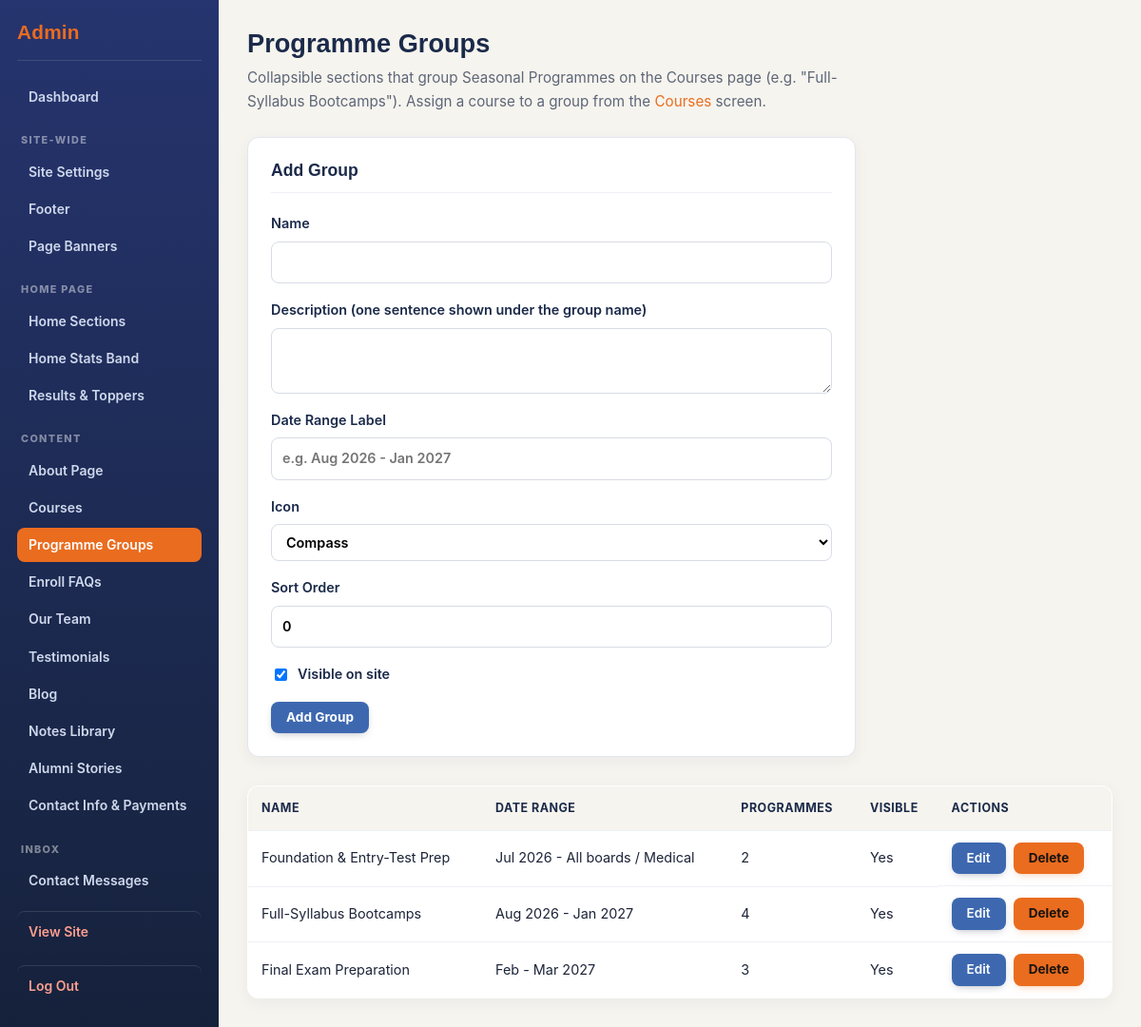
The app's page /admin/programme-groups.php (signed in) with its own data.
### tables this page shows
CREATE TABLE programme_groups (
    id INT AUTO_INCREMENT PRIMARY KEY,
    name VARCHAR(100) NOT NULL,
    description TEXT,
    date_range VARCHAR(100),
    icon_key VARCHAR(40) NOT NULL DEFAULT 'compass',
    sort_order INT NOT NULL DEFAULT 0,
    is_active TINYINT(1) NOT NULL DEFAULT 1
);

### includes/functions.php (called while the page is built, shortened)
<?php
function e(?string $value): string
{
    return htmlspecialchars($value ?? '', ENT_QUOTES, 'UTF-8');
}

### admin/programme-groups.php (the view, shortened to what this page needs)
<?php
require_once __DIR__ . '/partials/header.php';
$db = getDb();
$editing = null;
$iconOptions = ['compass' => 'Compass', 'book-open' => 'Open Book', 'bookmark' => 'Bookmark', 'folder' => 'Folder'];
$groups = $db->query('
    SELECT g.*, (SELECT COUNT(*) FROM courses c WHERE c.programme_group_id = g.id) AS course_count
    FROM programme_groups g
    ORDER BY g.sort_order, g.name
')->fetchAll();
?>
<h1>Programme Groups</h1>
<p>Collapsible sections that group Seasonal Programmes on the Courses page (e.g. "Full-Syllabus Bootcamps"). Assign a course to a group from the <a href="courses.php">Courses</a> screen.</p>
<form method="post" class="admin-form">
  <h2><?= $editing ? 'Edit Group' : 'Add Group' ?></h2>
  <label>Name
    <input type="text" name="name" value="<?= e($editing['name'] ?? '') ?>" required>
  </label>
  <label>Description (one sentence shown under the group name)
    <textarea name="description" rows="2"><?= e($editing['description'] ?? '') ?></textarea>
  </label>
  <label>Date Range Label
    <input type="text" name="date_range" value="<?= e($editing['date_range'] ?? '') ?>" placeholder="e.g. Aug 2026 - Jan 2027">
  </label>
  <label>Icon
    <select name="icon_key">
      <?php foreach ($iconOptions as $val => $label): ?>
        <option value="<?= e($val) ?>" <?= ($editing['icon_key'] ?? 'compass') === $val ? 'selected' : '' ?>><?= e($label) ?></option>
      <?php endforeach; ?>
    </select>
  </label>
  <label>Sort Order
    <input type="number" name="sort_order" value="<?= (int)($editing['sort_order'] ?? 0) ?>">
  </label>
  <label class="checkbox-label">
    <input type="checkbox" name="is_active" <?= (!isset($editing) || $editing['is_active']) ? 'checked' : '' ?>>
    Visible on site
  </label>
  <button type="submit"><?= $editing ? 'Update Group' : 'Add Group' ?></button>
</form>
<table class="admin-table">
  <thead>
    <tr><th>Name</th><th>Date Range</th><th>Programmes</th><th>Visible</th><th>Actions</th></tr>
  </thead>
  <tbody>
    <?php foreach ($groups as $group): ?>
      <tr>
        <td><?= e($group['name']) ?></td>
        <td><?= e($group['date_range']) ?></td>
        <td><?= (int)$group['course_count'] ?></td>
        <td><?= $group['is_active'] ? 'Yes' : 'No' ?></td>
        <td class="actions-cell">
          <a href="programme-groups.php?edit=<?= (int)$group['id'] ?>">Edit</a>
          <form method="post" class="inline-form" onsubmit="return confirm('Delete this group? Its programmes will move to Other Programmes, not be deleted.');">
            <button type="submit" class="link-button link-button-danger">Delete</button>
          </form>
        </td>
      </tr>
    <?php endforeach; ?>
  </tbody>
</table>
<?php require_once __DIR__ . '/partials/footer.php'; ?>

### assets/css/admin.css (style rules this page uses)
.admin-body { background: var(--bg, #f4f5f8); margin: 0; font-family: 'Inter', -apple-system, BlinkMacSystemFont, "Segoe UI", sans-serif; }
.admin-content h1 { font-family: 'Manrope', sans-serif; color: var(--navy, #1B2A4A); font-size: 1.7rem; font-weight: 800; margin: 0 0 6px; }
.admin-content > p:first-of-type { color: var(--muted, #5D6678); font-size: 0.95rem; margin: 0 0 24px; max-width: 640px; }
.admin-form { display: flex; flex-direction: column; gap: 16px; background: #fff; border: 1px solid #e2e6ee; border-radius: 12px; padding: 24px; margin-bottom: 30px; max-width: 640px; box-shadow: 0 4px 16px rgba(30,42,102,.05); }
.admin-form h2 { font-family: 'Manrope', sans-serif; color: var(--navy, #1B2A4A); font-size: 1.1rem; margin: 0 0 4px; padding-bottom: 12px; border-bottom: 1px solid #edf0f5; }
.admin-form label { display: flex; flex-direction: column; gap: 6px; font-weight: 600; font-size: 0.9rem; color: var(--navy, #1B2A4A); }
.admin-form input[type="text"], .admin-form input[type="email"], .admin-form input[type="tel"], .admin-form input[type="number"], .admin-form input[type="file"], .admin-form input[type="color"], .admin-form select, .admin-form textarea { font: inherit; padding: 9px 11px; border: 1.5px solid #d8dce6; border-radius: 8px; background: #fff; transition: border-color .2s ease, box-shadow .2s ease; }
.checkbox-label { flex-direction: row !important; align-items: center; gap: 8px !important; }
.admin-form button[type="submit"], .admin-body button[type="submit"], .login-box button, .button-secondary, .btn-draft, .actions-cell > a, .link-button { display: inline-flex; align-items: center; justify-content: center; gap: 6px; padding: 8px 16px; border: none; border-radius: 8px; font: inherit; font-size: 0.85rem; font-weight: 700; line-height: 1.3; text-decoration: none; white-space: nowrap; cursor: pointer; background: var(--nn-blue, #3D68B0); color: #fff; box-shadow: 0 3px 10px -4px rgba(18,25,56,.4); transition: filter .15s ease, transform .15s ease, box-shadow .15s ease; }
.admin-form button[type="submit"], .admin-body button[type="submit"], .login-box button, .button-secondary, .btn-draft { align-self: flex-start; }
.button-secondary, .admin-body button.btn-draft, .admin-body button.link-button.link-button-danger { background: var(--orange, #EA6C1F); color: #18140f; box-shadow: 0 3px 10px -4px rgba(234,108,31,.5); }
.admin-table { width: 100%; border-collapse: collapse; background: #fff; border: 1px solid #e2e6ee; border-radius: 12px; overflow: hidden; box-shadow: 0 4px 16px rgba(30,42,102,.05); }
.admin-table th, .admin-table td { padding: 12px 14px; border-bottom: 1px solid #eef0f5; text-align: left; font-size: 0.9rem; vertical-align: middle; }
.admin-table th { background: var(--bg, #f4f5f8); color: var(--navy, #1B2A4A); font-weight: 700; font-size: 0.78rem; letter-spacing: .04em; text-transform: uppercase; }
.admin-table tr:last-child td { border-bottom: none; }
.admin-table td a { font-weight: 600; }
.inline-form { display: inline-block; margin: 0 0 0 10px; }
.admin-form textarea { resize: vertical; font-family: inherit; }
.actions-cell { display: flex; gap: 8px; align-items: center; flex-wrap: wrap; }
.actions-cell .inline-form { display: contents; }

### records on screen
programme_groups: name "Foundation & Entry-Test Prep", date_range "Jul 2026 - All boards / Medical", course_count "2", is_active "Yes"
programme_groups: name "Full-Syllabus Bootcamps", date_range "Aug 2026 - Jan 2027", course_count "4", is_active "Yes"
programme_groups: name "Final Exam Preparation", date_range "Feb - Mar 2027", course_count "3", is_active "Yes"

### other values on screen
$label "Dashboard"
$groupLabel "SITE-WIDE"
$label "Site Settings"
$label "Footer"
$label "Page Banners"
$groupLabel "HOME PAGE"
$label "Home Sections"
$label "Home Stats Band"
$label "Results & Toppers"
$groupLabel "CONTENT"
$label "About Page"
$label "Courses"
$label "Programme Groups"
$label "Enroll FAQs"
$label "Our Team"
